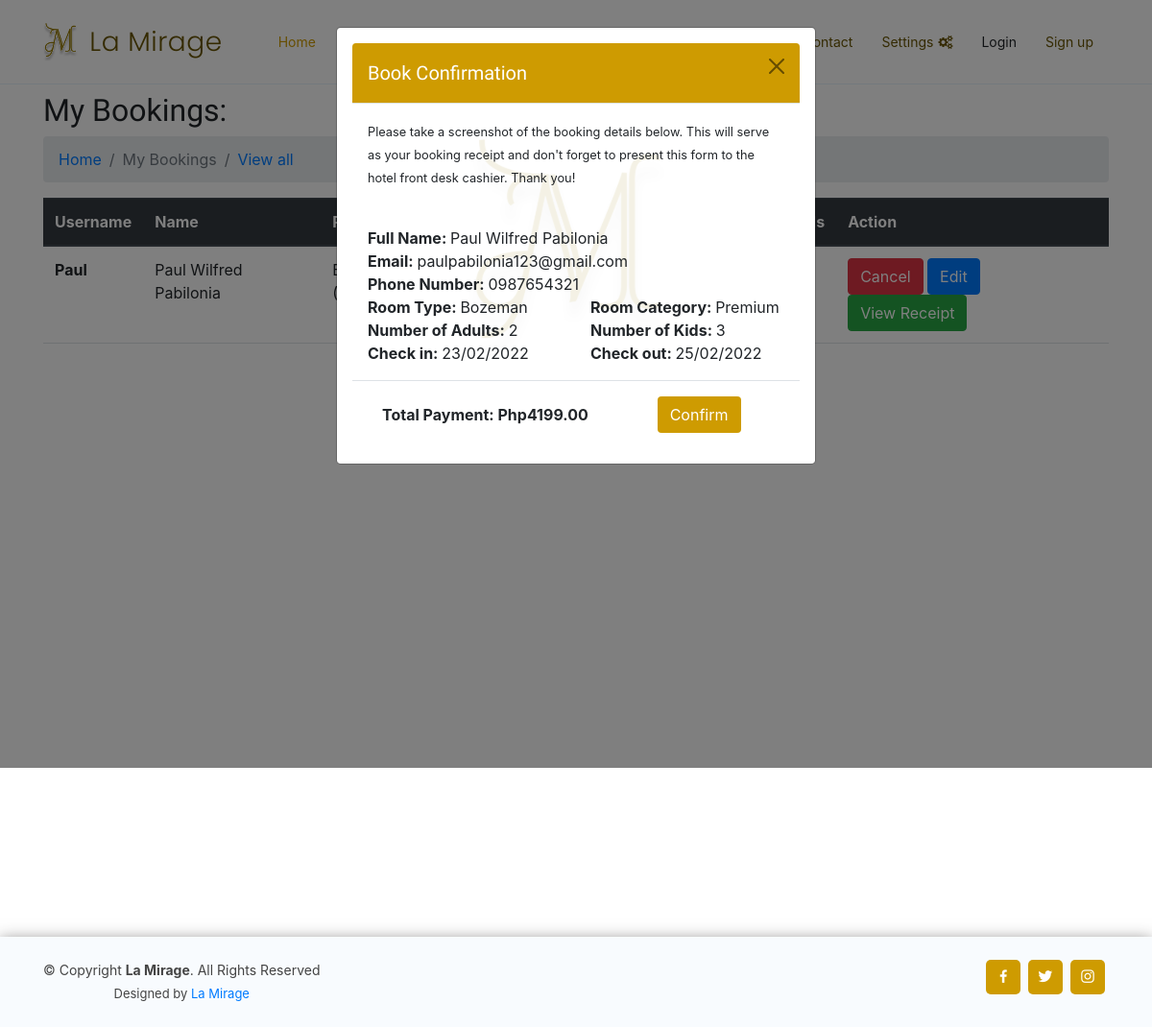
Screenshot of /view_reciept/1 with the database file from the repository.
### reservation/models.py (models this page shows, shortened)
class Booking(models.Model):
    client = models.ForeignKey(User, on_delete=models.CASCADE,related_name="booking",default=None)
    user_profile = models.ForeignKey(UserProfile, on_delete=models.CASCADE,related_name="booking_profile",default=None)
    checkIn = models.CharField(max_length=100)
    checkOut = models.CharField(max_length=100)
    numAdults = models.IntegerField(default=0)
    numKids = models.IntegerField(default=0)
    mop = models.CharField(max_length=200)
    room_category = models.CharField(max_length=200,default=None)
    room_type = models.CharField(max_length=200,default=None)
    is_cancelled = models.BooleanField(default=False,blank= True)
    created_at = models.DateTimeField(auto_now_add=True)
    update_at = models.DateTimeField(auto_now=True)

class User(AbstractUser):
    pass

class UserProfile(models.Model):
    client = models.ForeignKey(User, on_delete=models.CASCADE,related_name="userprofile_user",default=None)
    phone_no = models.CharField(max_length=200, null=True)
    nationality= models.CharField(max_length=200, null=True)
    location =  models.CharField(max_length=200, null=True)
    profile_img = models.ImageField(null=True, blank = True, upload_to = "images/")
    is_deleted = models.BooleanField(default=False,blank= True)
    created_at = models.DateTimeField(auto_now_add=True)
    update_at = models.DateTimeField(auto_now=True)

### reservation/views.py (the view)
# urls.py: path("view_reciept/<int:user_id>",views.view_reciept,name="view_reciept"),
def view_reciept(request, user_id):
    user = request.user
    book = Booking.objects.get(pk=user_id)
    return render(
        request, "reservation/view_reciept.html", {
            'book': book,
            'roomType': book.room_type,
            'roomCategory': book.room_category,
            'is_view': True
        })

### reservation/templates/reservation/view_reciept.html (shortened to what this page needs)
{% extends 'reservation/profile_layout.html' %}
{% load static %}
{% block body %}
<link rel="stylesheet" href="https://cdn.jsdelivr.net/npm/bootstrap@4.5.3/dist/css/bootstrap.min.css">
<link rel="stylesheet" href="https://cdnjs.cloudflare.com/ajax/libs/font-awesome/4.7.0/css/font-awesome.min.css">
<div class="mt-3 mb-2">
  <h2>My Bookings:</h2>
  <nav aria-label="breadcrumb" class="main-breadcrumb">
    <ol class="breadcrumb">
      <li class="breadcrumb-item"><a href="{% url 'index' %}">Home</a></li>
      <li class="breadcrumb-item active" aria-current="page">My Bookings</li>
      <li class="breadcrumb-item"><a href="{% url 'my_bookings' %}">View all</a></li>
    </ol>
  </nav>
  <div class="main-body" style="overflow-x: auto;">
    <table class="table">
      <thead class="thead-dark">
        <tr>
          <th scope="col">Username</th>
          <th scope="col">Name</th>
          <th scope="col">Room</th>
          <th scope="col">Check-In</th>
          <th scope="col">Check-Out</th>
          <th scope="col">Adults</th>
          <th scope="col">Kids</th>
          <th scope="col">Action</th>
        </tr>
      </thead>
      <tbody>
        <tr>
          <th scope="row">{{ book.client.username }}</th>
          <td>{{book.client.first_name}} {{book.client.last_name}}</td>
          <td>{{ book.room_type }} ({{ book.room_category }})</td>
          <td>{{ book.checkIn }}</td>
          <td>{{ book.checkOut }}</td>
          <td>{{ book.numAdults }}</td>
          <td>{{ book.numKids }}</td>
          <td>
            <a href="{% url 'cancel_mybookings' book.id %}" class="btn btn-danger">Cancel</a>
            <a href="{% url 'booking_edit' book.id %}" class="btn btn-primary">Edit</a>
            <a href="{% url 'view_reciept' book.id %}" class="btn btn-success">View Receipt</a>
          </td>
        </tr>
        {% if is_view %}
        <link rel="stylesheet" href="https://cdn.jsdelivr.net/npm/bootstrap@4.5.3/dist/css/bootstrap.min.css">
        <link rel="stylesheet"
          href="https://cdnjs.cloudflare.com/ajax/libs/font-awesome/4.7.0/css/font-awesome.min.css">
        <div class="modal fade" id="exampleModal" tabindex="-1" aria-labelledby="exampleModalLabel" aria-hidden="true">
          <div class="modal-dialog">
            <div class="modal-content">
              <div class="modal-header gold">
                <h5 class="modal-title" id="exampleModalLabel">Book Confirmation</h5>
                <button type="button" class="btn-close" data-bs-dismiss="modal" aria-label="Close"></button>
              </div>
              <div class="modal-body background-logo">
                <div>
                  <p><small>Please take a screenshot of the booking details below. This will serve as your booking
                      receipt
                      and don't forget to present this form to the hotel front desk cashier. Thank you!</small></p>
                  <div>ㅤ</div>
                </div>
                <div><span class="font-weight-bold">Full Name: </span> {{book.client.first_name}}
                  {{book.client.last_name}} </div>
                <div><span class="font-weight-bold">Email: </span> {{ book.client.email }} </div>
                <div><span class="font-weight-bold">Phone Number: </span> {{ book.user_profile.phone_no }} </div>
                <div class="row">
                  <div class="col-sm">
                    <span class="font-weight-bold">Room Type: </span> {{ book.room_type }}
                  </div>
                  <div class="col-sm">
                    <span class="font-weight-bold">Room Category: </span> {{ book.room_category }}
                  </div>
                </div>
                <div class="row">
                  <div class="col-sm">
                    <span class="font-weight-bold"> Number of Adults: </span> {{ book.numAdults }}
                  </div>
                  <div class="col-sm">
                    <span class="font-weight-bold"> Number of Kids: </span> {{ book.numKids }}
                  </div>
                </div>
                <div class="row">
                  <div class="col-sm">
                    <span class="font-weight-bold">Check in: </span> {{ book.checkIn }}
                  </div>
                  <div class="col-sm">
                    <span class="font-weight-bold">Check out: </span> {{ book.checkOut }}
                  </div>
                </div>
              </div>
              <div class="modal-footer">
                <div class="col-sm">
                  {% if roomType == "Bozeman" and roomCategory == "Standard" %}
                  <span class="font-weight-bold">Total Payment: Php2199.00</span>
                  {% elif roomType == "Bozeman" and roomCategory == "Deluxe" %}
                  <span class="font-weight-bold">Total Payment: Php3199.00</span>
                  {% elif roomType == "Bozeman" and roomCategory == "Premium" %}
                  <span class="font-weight-bold">Total Payment: Php4199.00</span>
                  {% elif roomType == "Glasgow" and roomCategory == "Standard" %}
                  <span class="font-weight-bold">Total Payment: Php2999.00</span>
                  {% elif roomType == "Glasgow" and roomCategory == "Deluxe" %}
                  <span class="font-weight-bold">Total Payment: Php3999.00</span>
                  {% elif roomType == "Glasgow" and roomCategory == "Premium" %}
                  <span class="font-weight-bold">Total Payment: Php4999.00</span>
                  {% elif roomType == "Miami" and roomCategory == "Standard" %}
                  <span class="font-weight-bold">Total Payment: Php2399.00</span>
                  {% elif roomType == "Miami" and roomCategory == "Deluxe" %}
                  <span class="font-weight-bold">Total Payment: Php3399.00</span>
                  {% elif roomType == "Miami" and roomCategory == "Premium" %}
                  <span class="font-weight-bold">Total Payment: Php4399.00</span>
                  {% elif roomType == "Savanna" and roomCategory == "Standard" %}
                  <span class="font-weight-bold">Total Payment: Php2499.00</span>
                  {% elif roomType == "Savanna" and roomCategory == "Deluxe" %}
                  <span class="font-weight-bold">Total Payment: Php3499.00</span>
                  {% elif roomType == "Savanna" and roomCategory == "Premium" %}
                  <span class="font-weight-bold">Total Payment: Php4499.00</span>
                  {% elif roomType == "Tulum" and roomCategory == "Standard" %}
                  <span class="font-weight-bold">Total Payment: Php2999.00</span>
                  {% elif roomType == "Tulum" and roomCategory == "Deluxe" %}
                  <span class="font-weight-bold">Total Payment: Php3999.00</span>
                  {% elif roomType == "Tulum" and roomCategory == "Premium" %}
                  <span class="font-weight-bold">Total Payment: Php4999.00</span>
                  {% endif %}
                </div>
                <div class="col-sm-4">
                  <a type="button" class="btn gold" style="color: white;" data-bs-dismiss="modal">Confirm</a>
                </div>
              </div>
            </div>
          </div>
        </div>
        {% endif %}
      </tbody>
    </table>
  </div>
</div>
{% endblock %}

### reservation/static/reservation/assets/css/style.css (style rules this page uses)
.gold { background-color: #CE9B01 !important; color: #fff; }
.background-logo { background-image: url('/static/reservation/images/background-logo.svg'); background-repeat: no-repeat; background-size: contain; background-position: center center; }
@media (min-width: 576px) { .modal-dialog { max-width: 400px; } }
@media (min-width: 576px) { .modal-dialog .modal-content { padding: 1rem; } }
body { font-family: "Open Sans", sans-serif; color: #444444; }
a { color: #CE9B01; text-decoration: none; }
h1, h2, h3, h4, h5, h6 { font-family: "Raleway", sans-serif; }

### reservation/static/reservation/style.css (style rules this page uses)
@media (min-width: 576px) { .modal-dialog { max-width: 400px; } }
@media (min-width: 576px) { .modal-dialog .modal-content { padding: 1rem; } }
.main-body { height: 100vh; }

### rows the page displays
Booking: client.username "Paul", client.first_name "Paul Wilfred", client.last_name "Pabilonia", client.email "paulpabilonia123@gmail.com", user_profile.phone_no "0987654321", room_type "Bozeman", room_category "Premium", numAdults "2", numKids "3", checkIn "23/02/2022", checkOut "25/02/2022"
